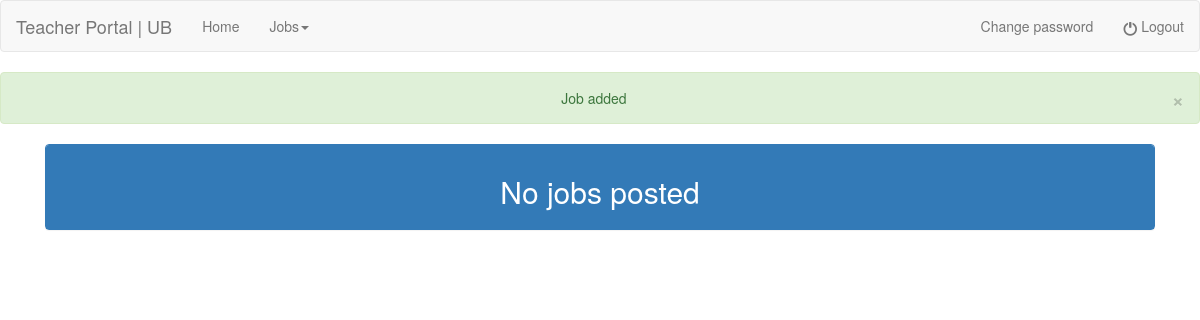
Before: /teacher_view_job.php?q=2 (signed in) with the older database file.
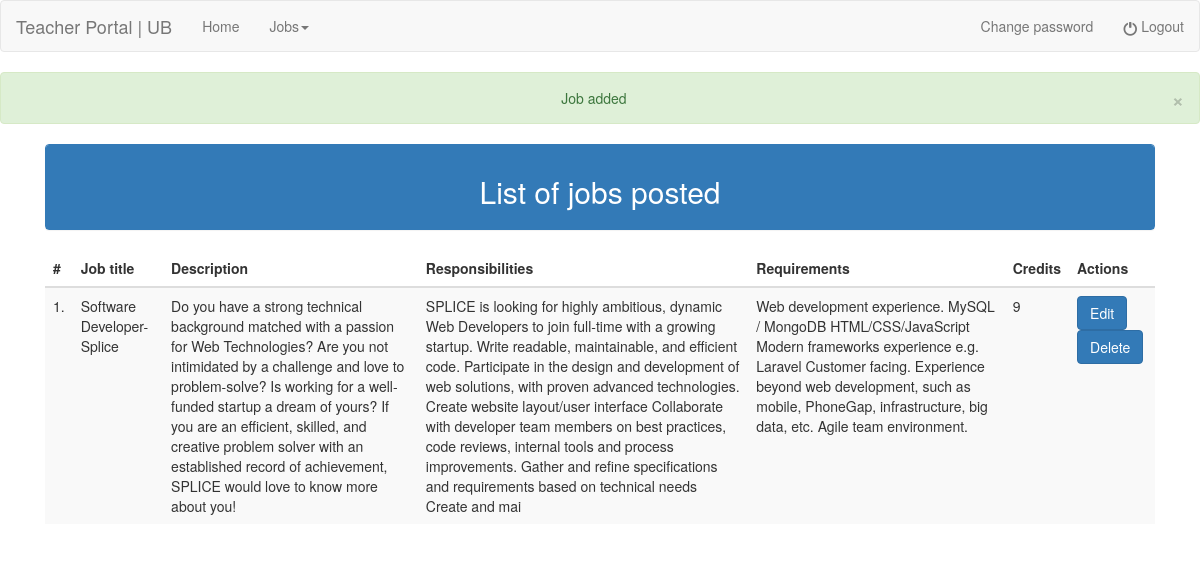
After: the same page with the newer database file.
### tables this page shows
CREATE TABLE `job_info` (
  `id` int(10) NOT NULL,
  `job_title` varchar(50) NOT NULL,
  `description` varchar(500) NOT NULL,
  `responsibilities` varchar(500) NOT NULL,
  `requirements` varchar(500) NOT NULL,
  `credits` varchar(50) NOT NULL,
  `teacher_id` int(10) NOT NULL,
  `created_on` datetime NOT NULL,
  `last_updated` datetime NOT NULL
);

### teacher_view_job.php (the view, shortened to what this page needs)
<?php
include "teacher_header.php";
include "connection.php";
$email=$_SESSION['email'];
$query3="select id from teacher_accounts where email='$email'";
$res3=mysqli_query($conn,$query3);
$row3=mysqli_fetch_array($res3);
$teacher_id=$row3[0];
$query="select * from job_info where teacher_id='$teacher_id'";
$result=mysqli_query($conn,$query);
if(isset($_REQUEST['q'])) {
        ?>
        <?php
    if ($_REQUEST['q'] == 2) {
        ?>
        <div class="alert alert-success">
            <button type="button" class="close" data-dismiss="alert">&times;</button>
            <center>Job added</center>
        </div>
        <?php
    }
        ?>
        <?php
}
?>
<!doctype>
<html>
<head>
</head>
<body>
    <div class="container" >
        <div class="col-md-12">
            <div class="panel panel-primary">
                <div class="panel-heading">
                    <?php
                    if(mysqli_num_rows($result)== 0){
                    ?>
                        <center><h2>No jobs posted</h2></center>
                        </div></div></div></div>
                        </body></html>
                    <?php
                    }
                    else{
                    ?>
                    <center><h2>List of jobs posted</h2></center>
                </div>
            </div>
            <div class="table-responsive">
            <table class="table table-striped">
                <thead>
                    <tr>
                        <th>#</th>
                        <th>Job title</th>
                        <th>Description</th>
                        <th>Responsibilities</th>
                        <th>Requirements</th>
                        <th>Credits</th>
                        <th>Actions</th>
                    </tr>
                </thead>
                <tbody>
                    <?php
                        $count=1;
                        while($row=mysqli_fetch_array($result)){
                    ?>
                    <tr>
                        <td><?php echo $count."." ?></td>
                        <td><?php echo $row[1] ?></td>
                        <td><?php echo $row[2] ?></td>
                        <td><?php echo $row[3] ?></td>
                        <td><?php echo $row[4] ?></td>
                        <td><?php echo $row[5] ?></td>
						<td>
							<button onclick="location.href='teacher_edit_job.php?job_title=<?php echo $row[1] ?>'"class="btn btn-primary btn-md">Edit</button>
							<button data-toggle="modal" data-target="#myModal" data-id="<?php echo $row[0] ?>" class="open-modal btn btn-primary btn-md">Delete</button>
						</td>
                    </tr>
                    <?php
                    $count++;
                    }
                    ?>
                </tbody>
            </table>
            </div>
        </div>
    </div>
</body>
</html>
<?php
} ?>

Changed rows visible on the page:
added job_info: job_title "Software Developer- Splice", description "Do you have a strong technical background matched with a passion for Web Technologies? Are you not intimidated by a challenge and love to problem-solve? Is working for a well-funded startup a dream of yours? If you are an efficient, skilled, and creative problem solver with an established record of achievement, SPLICE would love to know more about you!", responsibilities "SPLICE is looking for highly ambitious, dynamic Web Developers to join full-time with a growing startup. Write readable, maintainable, and efficient code. Participate in the design and development of web solutions, with proven advanced technologies. Create website layout/user interface Collaborate with developer team members on best practices, code reviews, internal tools and process improvements. Gather and refine specifications and requirements based on technical needs Create and mai", requirements "Web development experience. MySQL / MongoDB HTML/CSS/JavaScript Modern frameworks experience e.g. Laravel Customer facing. Experience beyond web development, such as mobile, PhoneGap, infrastructure, big data, etc. Agile team environment.", credits "9"
Other visible differences:
text no longer shown: "No jobs posted"
text now shown: "List of jobs posted # Job title Description Responsibilities Requirements Credits Actions"
